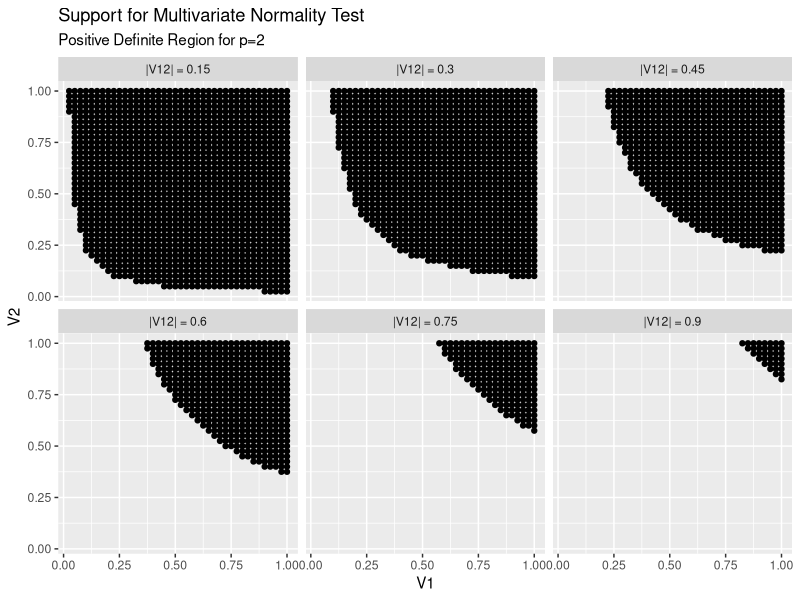

Reproduce this figure in R.
## ---- chunk 1
knitr::opts_chunk$set(
  collapse = TRUE,
  comment = ""
)
## ---- chunk 2
pos.def.plot <- function(npoints, v12){
   nv12 <- length(v12)
   x <- rep(1:npoints,each=npoints) /npoints
   y <- rep(1:npoints,times=npoints) /npoints
   v12 <- rep(v12,each=npoints*npoints)
   nameV12 <- paste("|V12| =",v12)
   calcpd <- x*y - v12*v12
   posdef <- calcpd > 0
   xdf <- data.frame(x,y,v12,calcpd,posdef,nameV12)
   xdf[xdf$posdef,]
}

   tempdf2 <- pos.def.plot(npoints=40,v12=c(.15,.30,.45,.60,.75,.9))
   horlabel="V1"
   vertlabel="V2"
   legendname=NULL
   cap=NULL
   mtitle="Support for Multivariate Normality Test"
   stitle="Positive Definite Region for p=2"
	 XVAR <- tempdf2[,1]
	 YVAR <- tempdf2[,2]
	 COV1 <- tempdf2[,5]
	 dfplot <- data.frame(XVAR,YVAR,COV1)
	 FACET <- tempdf2[,6]
	 dfplot <- data.frame(dfplot,FACET)
   out <- ggplot2::ggplot(data=dfplot,ggplot2::aes(XVAR,YVAR,COV1)) + ggplot2::geom_point()
	 out$labels$shape <- legendname
	 names(FACET)<-tempdf2$namesV12
	 out <- out + ggplot2::facet_wrap(~FACET)
   out <- out + ggplot2::ggtitle(mtitle,subtitle=stitle) + ggplot2::xlab(horlabel) + ggplot2::ylab(vertlabel) +                                  ggplot2::labs(caption=cap,legend=legendname)
	 out <- out + ggplot2::labs(color=legendname)
	 print(out)
## ---- chunk 3
  a <- c(2,5,10,15,20,16,250,2000,6750,16000,44.4,44.4,44.4,44.4,44.4,7,111,889,3000,7110)
  a <- c(a,2,5,6,7,9,512,125000,373248,941192,4251528,14.8,7.2,7.8,7.8,7.8,76,8948,29213,73688,331619)
  a <- c(a,2,3,4,5,6,65536,3779136,67108864,630000000,3900000000,.6,.5,.5,.5,.5,344,20410,335544,3000000,20000000)
  a <- matrix(a,nrow=5,byrow=FALSE)
  b <- matrix("     ",nrow=5,ncol=1)
  c <- matrix("  ",nrow=5,ncol=1)
  a <- cbind(a,b,c)
  a <- as.data.frame(a, row.names=NULL, optional=TRUE, col.names=NULL)
  a <- a[,c(14,1:4,13,5:8,13,9:12)]
  a
  
## ---- chunk 4
    a <- c(2,5,10,15,20,256,4000,31997,107989,255974,427,6666,53328,179982,426624)
  a <- c(a,2,5,6,7,9,3648, 429504,1402224,3537024,15917712,6080,715840,2337040,5395040,26529520)
  a <- c(a,2,3,4,5,6,20640,1224600,20132640,187000000,1190000000,34400,2041000,33554400,312000000,1980000000)
  a <- matrix(a,nrow=5,byrow=FALSE)
  b <- matrix("   ",nrow=5,ncol=1)
  c <- matrix("         ",nrow=5,ncol=1)
    a <- cbind(a,b,c)
  a <- as.data.frame(a, row.names=NULL, optional=TRUE, col.names=NULL)
  a <- a[,c(11,1:3,10,4:6,10,7:9)]
  a
